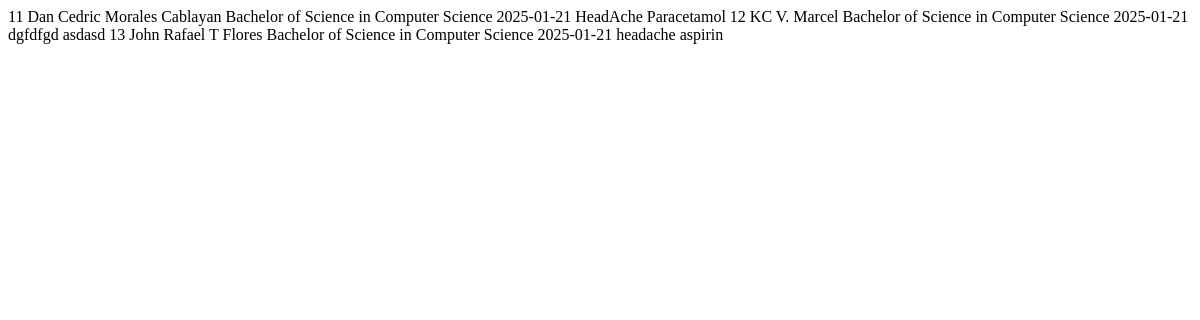
The app's page /admin/record_search.php, older data.
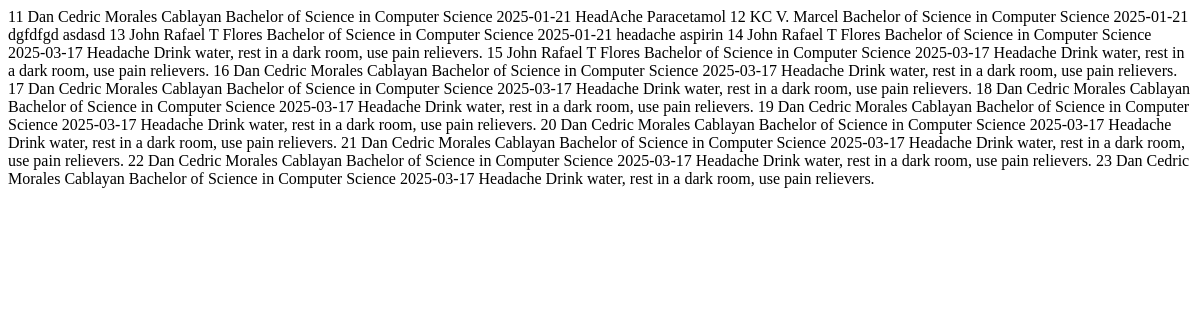
The same page, newer data.
### tables this page shows
CREATE TABLE `record_tbl` (
  `record_id` int(11) NOT NULL,
  `student_id` bigint(255) NOT NULL,
  `record_date` date NOT NULL,
  `record_time` time NOT NULL,
  `student_name` text NOT NULL,
  `student_department` text NOT NULL,
  `chief_complaint` text NOT NULL,
  `treatment` text NOT NULL,
  `medicine_taken` text NOT NULL
);

### admin/record_search.php (the view)
<?php
require '../config/db_connect.php';
$searchTerm = isset($_GET['search']) ? $_GET['search'] : '';
$sql = "SELECT `record_id`, `student_id`, `record_date`, `student_name`, `student_department`, `chief_complaint`, `treatment`
        FROM `record_tbl`
        WHERE `student_name` LIKE ?
           OR `student_department` LIKE ?
           OR `chief_complaint` LIKE ?
           OR `treatment` LIKE ?
           OR `record_date` LIKE ?";
$stmt = $conn->prepare($sql);
$searchParam = "%" . $searchTerm . "%";
$stmt->bind_param("sssss", $searchParam, $searchParam, $searchParam, $searchParam, $searchParam);
$stmt->execute();
$result = $stmt->get_result();
if ($result->num_rows > 0) {
    while ($row = $result->fetch_assoc()) {
        echo "<tr>
                <td>" . htmlspecialchars($row['record_id']) . "</td>
                <td>" . htmlspecialchars($row['student_name']) . "</td>
                <td>" . htmlspecialchars($row['student_department']) . "</td>
                <td>" . htmlspecialchars($row['record_date']) . "</td>
                <td>" . htmlspecialchars($row['chief_complaint']) . "</td>
                <td>" . htmlspecialchars($row['treatment']) . "</td>
              </tr>";
    }
} else {
    echo "<tr><td colspan='6'>No records found.</td></tr>";
}
?>

Row changes from the older to the newer data that the page shows:
added record_tbl: record_id "14", student_name "John Rafael T Flores", student_department "Bachelor of Science in Computer Science", record_date "2025-03-17", chief_complaint "Headache", treatment "Drink water, rest in a dark room, use pain relievers."
added record_tbl: record_id "15", student_name "John Rafael T Flores", student_department "Bachelor of Science in Computer Science", record_date "2025-03-17", chief_complaint "Headache", treatment "Drink water, rest in a dark room, use pain relievers."
added record_tbl: record_id "16", student_name "Dan Cedric Morales Cablayan", student_department "Bachelor of Science in Computer Science", record_date "2025-03-17", chief_complaint "Headache", treatment "Drink water, rest in a dark room, use pain relievers."
added record_tbl: record_id "17", student_name "Dan Cedric Morales Cablayan", student_department "Bachelor of Science in Computer Science", record_date "2025-03-17", chief_complaint "Headache", treatment "Drink water, rest in a dark room, use pain relievers."
added record_tbl: record_id "18", student_name "Dan Cedric Morales Cablayan", student_department "Bachelor of Science in Computer Science", record_date "2025-03-17", chief_complaint "Headache", treatment "Drink water, rest in a dark room, use pain relievers."
added record_tbl: record_id "19", student_name "Dan Cedric Morales Cablayan", student_department "Bachelor of Science in Computer Science", record_date "2025-03-17", chief_complaint "Headache", treatment "Drink water, rest in a dark room, use pain relievers."
added record_tbl: record_id "20", student_name "Dan Cedric Morales Cablayan", student_department "Bachelor of Science in Computer Science", record_date "2025-03-17", chief_complaint "Headache", treatment "Drink water, rest in a dark room, use pain relievers."
added record_tbl: record_id "21", student_name "Dan Cedric Morales Cablayan", student_department "Bachelor of Science in Computer Science", record_date "2025-03-17", chief_complaint "Headache", treatment "Drink water, rest in a dark room, use pain relievers."
added record_tbl: record_id "22", student_name "Dan Cedric Morales Cablayan", student_department "Bachelor of Science in Computer Science", record_date "2025-03-17", chief_complaint "Headache", treatment "Drink water, rest in a dark room, use pain relievers."
added record_tbl: record_id "23", student_name "Dan Cedric Morales Cablayan", student_department "Bachelor of Science in Computer Science", record_date "2025-03-17", chief_complaint "Headache", treatment "Drink water, rest in a dark room, use pain relievers."
